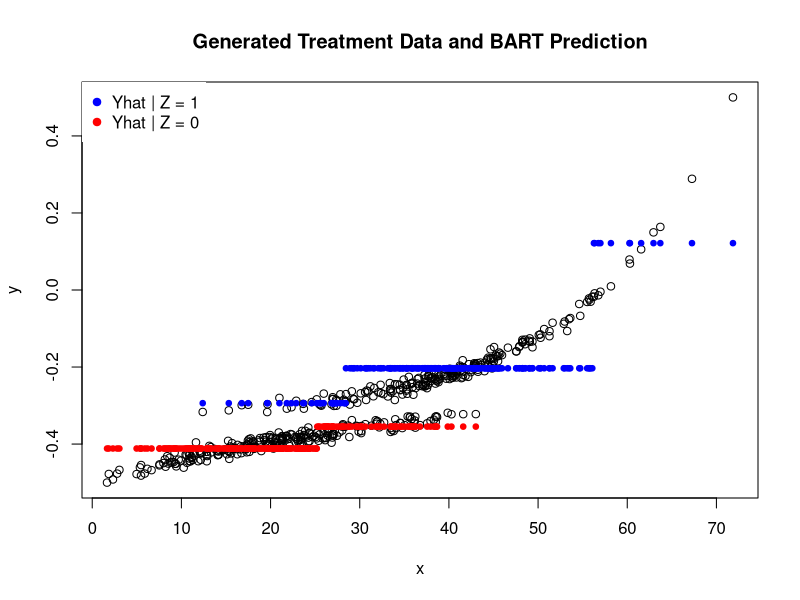

Write the R code that produced this figure.
# Bayesian Addative Regression Trees #
# Chipman, George, McCulloch (1998) -> CGM98
remove(list = objects())
library(tidyverse)

#### Generate data ----------------------------------
# data generation following Hill (2010)
set.seed(77)
p <- 0.5
z <- rbinom(500, 1, p)
y <- c()
x <- c()
for (i in 1:length(z)) {
  
  if (z[i] == 1) {
    
    x[i] <- rnorm(1, 40, 10)
    y[i] <- rnorm(1, 90 + exp(0.06*x[i]), 1)
    
  } else {
    
    x[i] <- rnorm(1, 20, 10)
    y[i] <- rnorm(1, 72 + 3*sqrt(x[i]), 1)
    
  }
    
}

#set.seed(NULL)

# resale y to (-.5, .5) interval
ridx <- which(is.na(y))
y <- y[-ridx]
y <- (y - min(y))/(max(y) - min(y)) - 0.5
org_y <- y
data <- data.frame(y = y,
                   z = z[-ridx],
                   x = x[-ridx],
                   org_y = org_y)
remove(x, y, z, org_y)

#### Priors and likelihood -------------------------
# back to CGM98

# tree prior
p_split <- function(d, a = alpha, b = beta) {
  
  s <- a*(1 + d)^(-beta)
  # rv <- rbinom(1, 1, s)
  return(s)
  
}

# leaf param prior (mu)
mus_draw <- function(n_tn, s2) {
  
  mus <- rnorm(n_tn, sd = sqrt(s2))
  return(mus)
  
}

# leaf param hyper
sig2_draw <- function(v = nu, lam = lambda) {
  
  s2 <- 1/rgamma(1, v/2, scale = v*lam/2)
  return(s2)
  
}

# log-likelihood 
loglik <- function(n_vec, y_list, mu, n_tn, c = a, v = nu, lam = lambda) {
  
  if (length(which(n_vec == 0)) > 0) {
    
    j <- which(n_vec == 0)
    y_list <- y_list[-j]
    n_vec <- n_vec[-j]
    n_tn <- n_tn - 1
    
  }
  
  s_vec <- map2_dbl(y_list, n_vec,
                    function(y, n) (n - 1)*var(y))
  # 1 obs in y_list -> NA for var(y), define as o
  s_vec[is.na(s_vec)] <- 0
  
  t_vec <- map2_dbl(y_list, n_vec,
                    function(y, n) ((n*c)/(n + c))*(mean(y) - mu)^2)
  
  f <- -sum(n_vec/2)*log(pi) + n_tn*v/2*log(v*lam) + n_tn/2*log(c) -
    1/2*sum(log(n_vec + c)) + sum(log(gamma((n_vec + v)/2))) - 
    n_tn*log(gamma(v/2)) - sum((n_vec + v)/2)*sum(log(s_vec + t_vec + v*lam))
  
  return(f)
  
}

# Tree acceptance draw
rho_draw <- function(k_grow, k_prune, Lmp1, Lm, tdraw) {
  
  if (Lmp1 < 0 & Lm > 0) {
    
    l_rat <- 0
    
  } else if (Lmp1 > 0 & Lm < 0) {
    
    l_rat <- 1
    
  } else if (Lmp1 == Inf & Lm == Inf) {
    
    l_rat <- 1
    
  } else {
    
    l_rat <- Lmp1/Lm
    
  }
  
  if (tdraw == 'grow') {
    
    rho <- min(l_rat*k_prune, 1)
    
  } else if (tdraw == 'prune') {
    
    rho <- min(l_rat*1/k_grow, 1)
    
  } else {
    
    rho <- min(l_rat, 1)
    
  }
  
  bdraw <- rbinom(1, 1, rho)
  return(bdraw)
  
}

#### Tree action setup -----------------------------------

# initialize z partition nodes and split value
nodes_zl <- list()
nodes_zr <- list()
split_z <- 0.5

# initialize z_left and z_right nodes for > than conditions (go right)
nodes_zlr <- list(NA)
nodes_zrr <- list(NA)

# initialize split value vectors
splits_zl <- c(split_z)
splits_zr <- c(split_z)

# initialize leaf size constraint
min_leaf_obs <- 3

# initialize leaf parameter list
leaf_params <- list()

# initiate tree random action
tree_step <- c('grow', 'prune', 'change', 'swap')
draw_action <- function() {
  
  # kernel probabilities
  # g <- p_split(d)
  # p <- (1 - g)/3
  g_kern <- .25
  p_kern <- g_kern
  c <- .4
  s <- .1
  s <- sample(tree_step, 1, prob = c(g_kern, p_kern, c, s))
  out <- list(g_kern = g_kern, p_kern = p_kern, draw = s)
  return(out)
  
}

#### Tree action functions --------------------------------

# if action is grow
t_grow <- function() {
  
  # draw initial z node direction, < 0.5 or > 0.5
  s_direct <- sample(c('l', 'r'), 1)
  inaction <- FALSE
  
  if(length(nodes_zl) == 0 | length(nodes_zr) == 0) {
    
    # define intial partition on z 
    nodes_zl[[1]] <<- data %>%
      filter(z < split_z) %>%
      .$y
    nodes_zr[[1]] <<- data %>%
      filter(!y %in% nodes_zl[[1]]) %>%
      .$y
    
    # define initial depth
    i <- 1
    
  } else {
    
    # ifelse and if_else only handles conditions of length 1
    if (s_direct == 'l') {
      
      nodes <- nodes_zl
      nodes_r <- nodes_zlr
      splits <- splits_zl
      
    } else {
      
      nodes <- nodes_zr
      nodes_r <- nodes_zrr
      splits <- splits_zr
      
    }
    
    # new depth length to grow on
    i <- length(nodes) + 1
    
    # define uniform splitting rultes
    if (length(nodes) == 1) {
      
      splits[i] <- sample(data$x, 1)
      
    } else {
      
      splits[i] <- data$x %>%
        .[between(., min(.), splits[i - 1])] %>%
        sample(1)
      
    }
    
    split <- splits[i]
    
    # partition data at current split point for data in z <> .05
    split_y <- data %>%
      filter(x < split & y %in% nodes[[1]]) %>%
      .$y
    
    # check if minimum leaf obs is met
    if(length(split_y) >= min_leaf_obs) {
      
      # assign data to new node
      nodes[[i]] <- split_y
      
      # parition compliment data depending on node length
      if (length(nodes) <= 2) {
        
        split_comp_y <- data %>%
          filter(!y %in% nodes[[i]] &
                   y %in% nodes[[1]]) %>%
          .$y
        
      } else {
        
        split_comp_y <- data %>%
          filter(!y %in% unlist(nodes_r) &
                   !y %in% nodes[[i]] &
                   y %in% nodes[[1]]) %>%
          .$y
        
      }
      
      # assign data to compliment node
      nodes_r[[i]] <- split_comp_y
      
    } else {
      
      inaction <- TRUE
      splits <- splits[-length(splits)]
      cat('Cannot partition.',
          '\nMinimum leaf obs of', min_leaf_obs, 'not met.',
          '\n')
      
    }
    
    if (s_direct == 'l') {
      
      nodes_zl <<- nodes
      nodes_zlr <<- nodes_r
      splits_zl <<- splits
      
    } else {
      
      nodes_zr <<- nodes
      nodes_zrr <<- nodes_r
      splits_zr <<- splits
      
    }
    
  }
  
  d <- ifelse(s_direct == 'l', length(nodes_zl), length(nodes_zr))
  out <- list(left_nodes = nodes_zl, right_nodes = nodes_zr,
              left_comps = nodes_zlr, right_comps = nodes_zrr,
              left_splits = splits_zl, right_splits = splits_zr,
              depth = d, direc = s_direct, inaction = inaction)
  return(out)
  
}

# if action is prune
t_prune <- function() {
  
  s_direct <- sample(c('l', 'r'), 1)
  inaction <- FALSE
  
  if(length(nodes_zl) == 1  & s_direct == 'l') {
    
    inaction <- TRUE
    cat('Cannot prune', s_direct, 'any further.',
        '\n')
    
  } else if (length(nodes_zr) == 1  & s_direct == 'r') {
    
    inaction <- TRUE
    cat('Cannot prune', s_direct, 'any further.',
        '\n')
    
  } else {
    
    if (s_direct == 'l') {
      
      i <- length(nodes_zl)
      nodes_zl <<- nodes_zl[-i]
      nodes_zlr <<- nodes_zlr[-i]
      splits_zl <<- splits_zl[-i]
      
    } else {
      
      i <- length(nodes_zr)
      nodes_zr <<- nodes_zr[-i]
      nodes_zrr <<- nodes_zrr[-i]
      splits_zr <<- splits_zr[-i]
      
    }
    
  }
  
  d <- ifelse(s_direct == 'l', length(nodes_zl), length(nodes_zr))
  out <- list(left_nodes = nodes_zl, right_nodes = nodes_zr,
              left_comps = nodes_zlr, right_comps = nodes_zrr,
              left_splits = splits_zl, right_splits = splits_zr,
              depth = d, direc = s_direct, inaction = inaction)
  return(out)
  
}

# if action is change
t_change <- function() {
  
  s_direct <- sample(c('l', 'r'), 1)
  inaction <- FALSE
  
  if(length(nodes_zl) == 1 & s_direct == 'l') {
    
    inaction <- TRUE
    cat('Cannot change splitting rule for direction:', s_direct,
        '\nCurrent node is the initial node.',
        '\n')
    
  } else if (length(nodes_zr) == 1 & s_direct == 'r') {
    
    inaction <- TRUE
    cat('Cannot change splitting rule for direction:', s_direct,
        '\nCurrent node is the initial node.',
        '\n')
    
  } else {
    
    if (s_direct == 'l') {
      
      nodes <- nodes_zl
      nodes_r <- nodes_zlr
      splits <- splits_zl
      
    } else {
      
      nodes <- nodes_zr
      nodes_r <- nodes_zrr
      splits <- splits_zr
      
    }
    
    # random node draw conditioned on random side (z <> 0.5)
    # specify change conditions based on node length
    if (length(nodes) > 2) {
      
      i <- sample(2:length(nodes), 1)
      
    } else {
      
      i <- 2
      
    }
    
    if (i == length(nodes)) {
      
      nodes <- nodes
      nodes_r <- nodes_r
      splits <- splits
      
    } else {
      
      nodes <- nodes[-c(i + 1:length(nodes))]
      nodes_r <- nodes_r[-c(i + 1:length(nodes_r))]
      splits <- splits[-c(i + 1:length(splits))]
      
    }
    
    # store current split
    old_split <- splits[i]
    
    # check split vector length to define new split
    if (i > 2) {
      
      splits[i] <- data$x %>%
        .[between(., min(.), splits[i - 1])] %>%
        sample(1)
      
    } else {
      
      splits[i] <- sample(data$x, 1)
      
    }
    
    split <- splits[i]
    
    # partition data at current split point for data in z <> .05
    split_y <- data %>%
      filter(x < split & y %in% nodes[[1]]) %>%
      .$y
    
    # check minimum leaf obs condition
    if(length(split_y) >= min_leaf_obs) {
      
      # assign data to new random node
      nodes[[i]] <- split_y
      
      # parition compliment data depending on node length
      if (length(nodes) <= 2) {
        
        split_comp_y <- data %>%
          filter(!y %in% nodes[[i]] &
                   y %in% nodes[[1]]) %>%
          .$y
        
      } else {
        
        split_comp_y <- data %>%
          filter(!y %in% unlist(nodes_r) &
                   !y %in% nodes[[i]] &
                   y %in% nodes[[1]]) %>%
          .$y
        
      }
      
      # assign data to new random compliment node
      nodes_r[[i]] <- split_comp_y
      
    } else {
      
      # iterate through new splitting rule until meeting obs const
      itr <- 1
      max_itr <- 20
      while (length(split_y) < min_leaf_obs & itr <= max_itr) {
        
        if (i > 2) {
          
          splits[i] <- data$x %>%
            .[between(., min(.), splits[i - 1])] %>%
            sample(1)
          
        } else {
          
          splits[i] <- sample(data$x, 1)
          
        }
        
        split <- splits[i]
        
        # partition data at current split point for data in z <> .05
        split_y <- data %>%
          filter(x < split & y %in% nodes[[1]]) %>%
          .$y
        
        cat('Finding valid splitting rule, iteration:', itr,
            '\n')
        itr <- itr + 1
        
        if (itr > max_itr) {
          
          # restore old split and partitioned data
          splits[i] <- old_split
          inaction <- TRUE
          cat('Max splitting iterations reached. Original split kept.',
              '\n')
          
        }
        
      }
      
      # partition data based on splitting rule result
      split <- splits[i]
      split_y <- data %>%
        filter(x < split & y %in% nodes[[1]]) %>%
        .$y
      nodes[[i]] <- split_y
      
      # parition compliment data depending on node length
      if (length(nodes) <= 2) {
        
        split_comp_y <- data %>%
          filter(!y %in% nodes[[i]] &
                   y %in% nodes[[1]]) %>%
          .$y
        
      } else {
        
        split_comp_y <- data %>%
          filter(!y %in% unlist(nodes_r) &
                   !y %in% nodes[[i]] &
                   y %in% nodes[[1]]) %>%
          .$y
        
      }
      
    }
    
    if (s_direct == 'l') {
      
      nodes_zl <<- nodes
      nodes_zlr <<- nodes_r
      splits_zl <<- splits
      
    } else {
      
      nodes_zr <<- nodes
      nodes_zrr <<- nodes_r
      splits_zr <<- splits
      
    }
      
  }
  
  d <- ifelse(s_direct == 'l', length(nodes_zl), length(nodes_zr))
  out <- list(left_nodes = nodes_zl, right_nodes = nodes_zr,
              left_comps = nodes_zlr, right_comps = nodes_zrr,
              left_splits = splits_zl, right_splits = splits_zr,
              depth = d, direc = s_direct, inaction = inaction)
  return(out)
  
}

# if action is swap
t_swap <- function() {
  
  s_direct <- sample(c('l', 'r'), 1)
  inaction <- FALSE
  
  if (length(nodes_zl) == 1 & s_direct == 'l') {
    
    inaction <- TRUE
    cat('Cannot swap splitting rule for direction:', s_direct,
        '\nParent node is the initial node.',
        '\n')
    
  } else if (length(nodes_zr) == 1 & s_direct == 'r') {
    
    inaction <- TRUE
    cat('Cannot swap splitting rule direction:', s_direct,
        '\nParent node is the initial node.',
        '\n')
    
  } else {
    
    if (s_direct == 'l') {
      
      nodes <- nodes_zl
      nodes_r <- nodes_zlr
      splits <- splits_zl
      
    } else {
      
      nodes <- nodes_zr
      nodes_r <- nodes_zrr
      splits <- splits_zr
      
    }
    
    # conditions for random parent node draw
    if (length(nodes) > 2) {
      
      i <- sample(2:length(nodes), 1)
      cat('Sample node', i, 'in length', length(nodes),
          '\n')
      
    } else {
      
      i <- 2
      
    }
    
    if (i == length(nodes)) {
      
      inaction <- TRUE
      cat('There is no child node to swap with. Original nodes kept.',
          '\n')
      
    } else {
      
      # save child data to map to parent node (given symmetric child split rule)
      child_data <- nodes[[i + 1]]
      # subset nodes to i - 1 before parent to define child split rule on parent
      nodes <- nodes[-c(i:length(nodes))]
      nodes_r <- nodes_r[-c(i:length(nodes_r))]
      # swap splitting rule of parent i and child i + 1
      split <- splits[i + 1]
      splits <- splits[-c(i:length(splits))]
      splits[i] <- split
      
      # swap parent and child node data based on child swap rule
      nodes[[i]] <- child_data
      
      # partition new compliment data based on new parent node
      if (length(nodes) <= 2) {
        
        split_comp_y <- data %>%
          filter(!y %in% nodes[[i]] &
                   y %in% nodes[[1]]) %>%
          .$y
        
      } else {
        
        split_comp_y <- data %>%
          filter(!y %in% unlist(nodes_r) &
                   !y %in% nodes[[i]] &
                   y %in% nodes[[1]]) %>%
          .$y
        
      }
      
      # assign new compliment data based on child split
      nodes_r[[i]] <- split_comp_y
      
    }
    
    if (s_direct == 'l') {
      
      nodes_zl <<- nodes
      nodes_zlr <<- nodes_r
      splits_zl <<- splits
      
    } else {
      
      nodes_zr <<- nodes
      nodes_zrr <<- nodes_r
      splits_zr <<- splits
      
    }
    
  }
  
  d <- ifelse(s_direct == 'l', length(nodes_zl), length(nodes_zr))
  out <- list(left_nodes = nodes_zl, right_nodes = nodes_zr,
            left_comps = nodes_zlr, right_comps = nodes_zrr,
            left_splits = splits_zl, right_splits = splits_zr,
            depth = d, direc = s_direct, inaction = inaction)
  return(out)
  
}

# get tree parameters needed for MH iters
get_treedata <- function(i) {
  
  # get tree information
  all_y <- c(nodes_zl[[1]],  nodes_zr[[1]])
  y_list <- c(nodes_zl[length(nodes_zl)], nodes_zlr[-1],
              nodes_zr[length(nodes_zr)], nodes_zrr[-1])
  n_tnl <- 1 + length(nodes_zlr[-1])
  n_tnr <- 1 + length(nodes_zrr[-1])
  n_tns <- n_tnl + n_tnr
  n_vec <- sapply(y_list, length)
  l_splits <- splits_zl
  r_splits <- splits_zr
  params <- mus_draw(n_tns, sig2_mu)
  mu <- mean(params)
  
  # set summed params for resids iter
  leaf_params[i, 1:n_tns] <<- params
  J_psum <- colSums(leaf_params)
  p_sum <- J_psum[1:n_tns]
  
  # get residual information
  r_list <- map2(y_list, p_sum, function(l, p) l - p)
  
  out <- list(all_y = all_y, y_list = y_list, n_tns = n_tns,
              n_tnl = n_tnl, n_tnr = n_tnr, n_vec = n_vec,
              l_splits = l_splits, r_splits = r_splits,
              params = params, p_sum = p_sum, mu = mu,
              r_list = r_list)
  return(out)
  
}

# set residuals for tree_mp1 iteration
set_resdata <- function() {
  
  # set y data to match residual index
  yidx <- match(all_y, data$y)
  data$y[yidx] <<- unlist(r_list)
  
  # replace initial node with residual values
  nodes_zl[[1]] <<- data %>% filter(z < split_z) %>% .$y
  nodes_zr[[1]] <<- data %>% filter(z > split_z) %>% .$y
  #nodes_zl[[1]] <<- unlist(r_list[1:length(nodes_zl)])
  #nodes_zr[[1]] <<- unlist(r_list[(length(nodes_zl) + 1):length(r_list)])
  
  #replace < terminal nodes with residual values
  len_ln <- length(nodes_zl)
  if (len_ln > 1) {

    nodes_zl[[len_ln]] <<- r_list[[1]]

  }

  if (length(nodes_zr) > 1) {

    nodes_zr[[length(nodes_zr)]] <<- r_list[[len_ln + 1]]

  }
  
  # replace terminal compliment nodes with residuals
  len_lnr <- length(nodes_zlr)
  len_rnr <- length(nodes_zrr)
  if (len_lnr > 1) {

    nodes_zlr[2:len_lnr] <<- r_list[2:len_lnr]

  }

  if (len_rnr > 1) {

    nodes_zrr[2:len_rnr] <<- r_list[(len_lnr + 2):length(r_list)]

  }
  
}

#### Generate Bayesian trees --------------------------------------

# choosen parameters -> CGM98 (alpha, beta, nu, lambda, a)
# res <- resid(lm(y ~ x, data = data))
# alpha <- 0.95
# beta <- 2
# nu <- 3
# lambda <- unname(quantile(res, 0.9))
# a <- var(res)/var(data$y)
# 
# # define initial tree
# tree_m <- t_grow()
# tree_sims <- list(tree_m)
# 
# # initialize likelihood from base tree
# y_list <- get_treedata()$ys
# n_tn <- get_treedata()$n_tns
# n_vec <- get_treedata()$ns
# sig2 <- sig2_draw()
# param_draw <- mus_draw(n_tn, mean(data$y), sig2)
# mu <- mean(param_draw)
# leaf_params <- list(mu)
# loglik_m <- loglik(n_vec, y_list, mu, n_tn)
# marg_ll <- 0 
# 
# mh_n <- 5000
# for (i in 2:mh_n) {
#   
#   # draw action
#   action <- draw_action(tree_m$depth)
#   draw <- action$draw
#   
#   if (draw == 'grow') {
#     
#     tree_mp1 <- t_grow()
#     g_kern <- draw_action(tree_mp1$depth)$g_kern
#     p_kern <- draw_action(tree_mp1$depth)$p_kern
#     
#   } else if (draw == 'prune') {
#     
#     tree_mp1 <- t_prune()
#     g_kern <- draw_action(tree_mp1$depth)$g_kern
#     p_kern <- draw_action(tree_mp1$depth)$p_kern
#     
#   } else if (draw == 'change') {
#     
#     tree_mp1 <- t_change()
#     
#   } else {
#     
#     tree_mp1 <- t_swap()
#     
#   }
#   
#   y_list <- get_treedata()$ys
#   n_tn <- get_treedata()$n_tns
#   n_vec <- get_treedata()$ns
#   loglik_mp1 <- loglik(n_vec, y_list, mu, n_tn)
#   rho <- rho_draw(g_kern, p_kern, loglik_mp1, loglik_m, draw)
#   
#   if (rho == 1) {
#     
#     tree_sims[[i]] <- tree_mp1
#     diff_ll <- -1*(abs(loglik_mp1) - abs(loglik_m)) %>% round(6)
#     marg_ll <- c(marg_ll, diff_ll)
#     sig2 <- sig2_draw()
#     param_draw <- mus_draw(n_tn, mu, sig2)
#     mu <- mean(param_draw)
#     leaf_params[[i]] <- param_draw
#     loglik_m <- loglik_mp1
#     
#   } else {
#     
#     tree_sims[[i]] <- tree_m
#     leaf_params[[i]] <- param_draw
#     marg_ll <- c(marg_ll, 0)
#     nodes_zl <- tree_m$left_nodes
#     nodes_zlr <- tree_m$left_comps
#     nodes_zr <- tree_m$right_nodes
#     nodes_zrr <- tree_m$right_comps
#     splits_zl <- tree_m$left_splits
#     splits_zr <- tree_m$right_splits
#     
#   }
#   
#   tree_m <- tree_sims[[i]]
#   cat('------Bayes tree draw action:', draw,
#       '\n------Iteration', i, '/', mh_n,
#       '\n\n')
# }

#### Bayesian backfitting additive regression tree ------------------------------

# choosen parameters -> CGM98 (alpha, beta, nu, lambda, a)
alpha <- 0.95
beta <- 2

m <- 1000
k <- 2
sig2_mu <- 0.5/(k*sqrt(m)) 

nu <- 3
res <- resid(lm(y ~ x, data = data))
lambda <- unname(quantile(res, 0.9))
a <- var(res)/var(data$y)

# define initial tree
tree_m <- t_grow()

# initialize parameter matrix and rho vector
leaf_params <- matrix(0, nrow = m, ncol = m/min_leaf_obs)
rho_vec <- NA

# initialize likelihood from base tree, 
treedata <- get_treedata(1)
all_y <- treedata$all_y
y_list <- treedata$y_list
n_tn <- treedata$n_tns
n_vec <- treedata$n_vec
mu <- treedata$mu
loglik_m <- loglik(n_vec, y_list, mu, n_tn)

# get initial residuals and updated mu for tree_mp1
r_list <- treedata$r_list

# update response data to current residuals
set_resdata()

# initialize tree sim list
tree_sims <- list(tree_m)
treedata_list <- list(treedata)

# MH implementation
for (i in 2:m) {
  
  # draw action
  draw <- draw_action()$draw
  
  if (draw == 'grow') {
    
    tree_mp1 <- t_grow()
    g_kern <- draw_action()$g_kern
    p_kern <- draw_action()$p_kern
    
  } else if (draw == 'prune') {
    
    tree_mp1 <- t_prune()
    g_kern <- draw_action()$g_kern
    p_kern <- draw_action()$p_kern
    
  } else if (draw == 'change') {
    
    tree_mp1 <- t_change()
    
  } else {
    
    tree_mp1 <- t_swap()
    
  }
  
  # get new tree data
  treedata <- get_treedata(i)
  all_y <- treedata$all_y
  y_list <- treedata$y_list
  n_tn <- treedata$n_tns
  n_vec <- treedata$n_vec
  r_list <- treedata$r_list
  mu <- treedata$mu
  loglik_mp1 <- loglik(n_vec, r_list, mu, n_tn)
  
  treedata_list[[i]] <- treedata
  
  # tree_mp1 acceptance parameter 
  rho <- rho_draw(g_kern, p_kern, loglik_mp1, loglik_m, draw)
  rho_vec[i] <- rho
  
  if (rho == 1) {
    
    # T* = tree_mp1, store tree_mp1 data from above
    # compute residuals for next iter
    set_resdata()
    
    # store tree_mp1 as tree_m
    tree_sims[[i]] <- tree_mp1
    
    # store updated likelihood value as mth iter likelihood
    loglik_m <- loglik_mp1
    
    cat('T(m+1) = T*',
        '\n')
    
    } else {
      
      # T* = tree_m
      tree_sims[[i]] <- tree_m
      
      # cancel drawn parameters for unaccepted tree
      leaf_params[i, ] <- 0
      
      cat('T(m+1) = T(m)',
          '\n')
      
    }
  
  tree_m <- tree_sims[[i]]
  
  cat('------Bayes tree draw action:', draw,
      '\n------Iteration', i, '/', m,
      '\n\n')
}

#### Prediction ----------------------------

# weighted nodes expectation
vis_nodes <- data.frame(l = sapply(tree_sims, function(x) length(x$left_splits)),
                        r = sapply(tree_sims, function(x) length(x$right_splits)))

get_Enodes <- function(direc) {
  
  w_node <- sum(table(vis_nodes[[direc]])/m*sort(unique(vis_nodes[[direc]])))
  idx <- which.min(abs(w_node - unique(vis_nodes[[direc]])))
  Enode <- unique(vis_nodes[[direc]])[idx]
  
  return(Enode)
  
}

Enodes <- c(get_Enodes('l'), get_Enodes('r'))

# expected left splits
sub_lsplits_idx <- sapply(tree_sims, function(x) length(x$left_splits) == Enodes[1])
sub_lsplits <- sapply(tree_sims[c(sub_lsplits_idx)], function(x) x$left_splits)
if (Enodes[1] > 1) {
  
  # ifelse not handling return rowMeans()
  Elsplits <- rowMeans(sub_lsplits)
  
} else {
  
  Elsplits <- split_z
  
}

# expected right splits
sub_rsplits <- sapply(tree_sims, function(x) length(x$right_splits) == Enodes[2])
sub_rsplits <- sapply(tree_sims[c(sub_rsplits)], function(x) x$right_splits)
if (Enodes[2] > 1) {
  
  Ersplits <- rowMeans(sub_rsplits)
  
} else {
  
  Ersplits <- split_z
  
}

# get associated leaf parameters
get_leafparams <- function(len_sp, direc) {
  
  p_vec <- c()
  
  if (direc == 'right') {
    
    for (i in 1:len_sp) {
      
      if (len_sp == 1) {
        
        p_vec[i] <- data %>% 
          filter(z > Ersplits[1]) %>% 
          .$org_y %>% 
          mean()
          
      } else if (i == len_sp) {
        
        p_vec[i] <- data %>% 
          filter(z > Ersplits[1] &
                   x < Ersplits[i]) %>% 
          .$org_y %>% 
          mean()
        
      } else if (i == 1) {
        
        p_vec[i] <- data %>% 
          filter(z > Ersplits[1] &
                   x > Ersplits[i + 1]) %>% 
          .$org_y %>% 
          mean()
        
      } else {
        
        p_vec[i] <- data %>% 
          filter(z > Ersplits[1] &
                   x < Ersplits[i] &
                   x > Ersplits[i + 1]) %>% 
          .$org_y %>% 
          mean()
        
      }
      
    }
    
  } else {
    
    for (i in 1:len_sp) {
      
      if (len_sp == 1) {
        
        p_vec[i] <- data %>% 
          filter(z < Elsplits[1]) %>% 
          .$org_y %>% 
          mean()
        
      } else if (i == len_sp) {
        
        p_vec[i] <- data %>% 
          filter(z < Elsplits[1] &
                   x < Elsplits[i]) %>% 
          .$org_y %>% 
          mean()
        
        } else if (i == 1) {
        
        p_vec[i] <- data %>% 
          filter(z < Elsplits[1] &
                   x > Elsplits[i + 1]) %>% 
          .$org_y %>% 
          mean()
        
      } else {
        
        p_vec[i] <- data %>% 
          filter(z < Elsplits[1] &
                   x < Elsplits[i] &
                   x > Elsplits[i + 1]) %>% 
          .$org_y %>% 
          mean()
        
      }
      
    }
    
  }
  
  return(p_vec)
  
}

# retrieve parameter values
Elparams <- get_leafparams(length(Elsplits), 'left')
Erparams <- get_leafparams(length(Ersplits), 'right')

# splits may be too close together and produce no obs
if (any(is.na(Elparams))) {
  
  naidx <- which(is.na(Elparams))
  Elparams <- Elparams[-naidx]
  Elsplits <- Elsplits[-(naidx + 1)]
  
} else if (any(is.na(Erparams))) {
  
  naidx <- which(is.na(Erparams))
  Erparams <- Erparams[-naidx]
  Ersplits <- Ersplits[-(naidx + 1)]
  
}

# set values for plotting fits
data$yfit <- 0
llparams <- length(Elparams)
lrparams <- length(Erparams)
  
if (llparams == 1) {
  
  idx <- which(data$z < Elsplits[1])
  data$yfit[idx] <- Elparams[1]
  
}

if (llparams == 2) {
  
  idx1 <- which(data$z < Elsplits[1] &
                  data$x >= Elsplits[2])
  data$yfit[idx1] <- Elparams[1]
  idx2 <- which(data$z < Elsplits[1] &
                  data$x < Elsplits[2])
  data$yfit[idx2] <- Elparams[2]
  
}

for (i in 1:llparams) {
  
  if (i == 1) {
    
    idx <- which(data$z < Elsplits[1] &
                   data$x >= Elsplits[2])
    data$yfit[idx] <- Elparams[1]
    
  } else {
    
    idx <- which(data$z < Elsplits[1] &
                   data$x < Elsplits[i] & 
                   data$x >= Elsplits[i + 1])
    data$yfit[idx] <- Elparams[i]
    
  } 
  
  if (i == llparams) {
    
    idx <- which(data$z < Elsplits[1] &
                   data$x < Elsplits[i])
    data$yfit[idx] <- Elparams[i]
    
  }
  
}

if (lrparams == 1) {
  
  idx <- which(data$z > Ersplits[1])
  data$yfit[idx] <- Erparams[1]
  
}

if (lrparams == 2) {
  
  idx1 <- which(data$z > Ersplits[1] &
                  data$x >= Ersplits[2])
  data$yfit[idx1] <- Erparams[1]
  idx2 <- which(data$z > Ersplits[1] &
                  data$x < Ersplits[2])
  data$yfit[idx2] <- Erparams[2]
  
}

for (i in 1:lrparams) {
  
  if (i == 1) {
    
    idx <- which(data$z > Ersplits[1] &
                   data$x >= Ersplits[2])
    data$yfit[idx] <- Erparams[1]
    
  } else {
    
    idx <- which(data$z > Ersplits[1] &
                   data$x < Ersplits[i] & 
                   data$x >= Ersplits[i + 1])
    data$yfit[idx] <- Erparams[i]
    
  }
  
  if (i == lrparams) {
    
    idx <- which(data$z > Ersplits[1] &
                   data$x < Ersplits[i])
    data$yfit[idx] <- Erparams[i]
    
  }

}

plot(data$x, data$org_y, xlab = 'x', ylab = 'y')
points(data[data$z < 0.5, 'x'], data[data$z < 0.5, 'yfit'],
       col = 'red', pch = 19, cex = 0.75)
points(data[data$z > 0.5, 'x'], data[data$z > 0.5, 'yfit'],
       col = 'blue', pch = 19, cex = 0.75)
title(main = 'Generated Treatment Data and BART Prediction')
legend("topleft", pch = 19, col = c('blue', 'red'), box.lty = 0,
       legend = c('Yhat | Z = 1', 'Yhat | Z = 0'))







